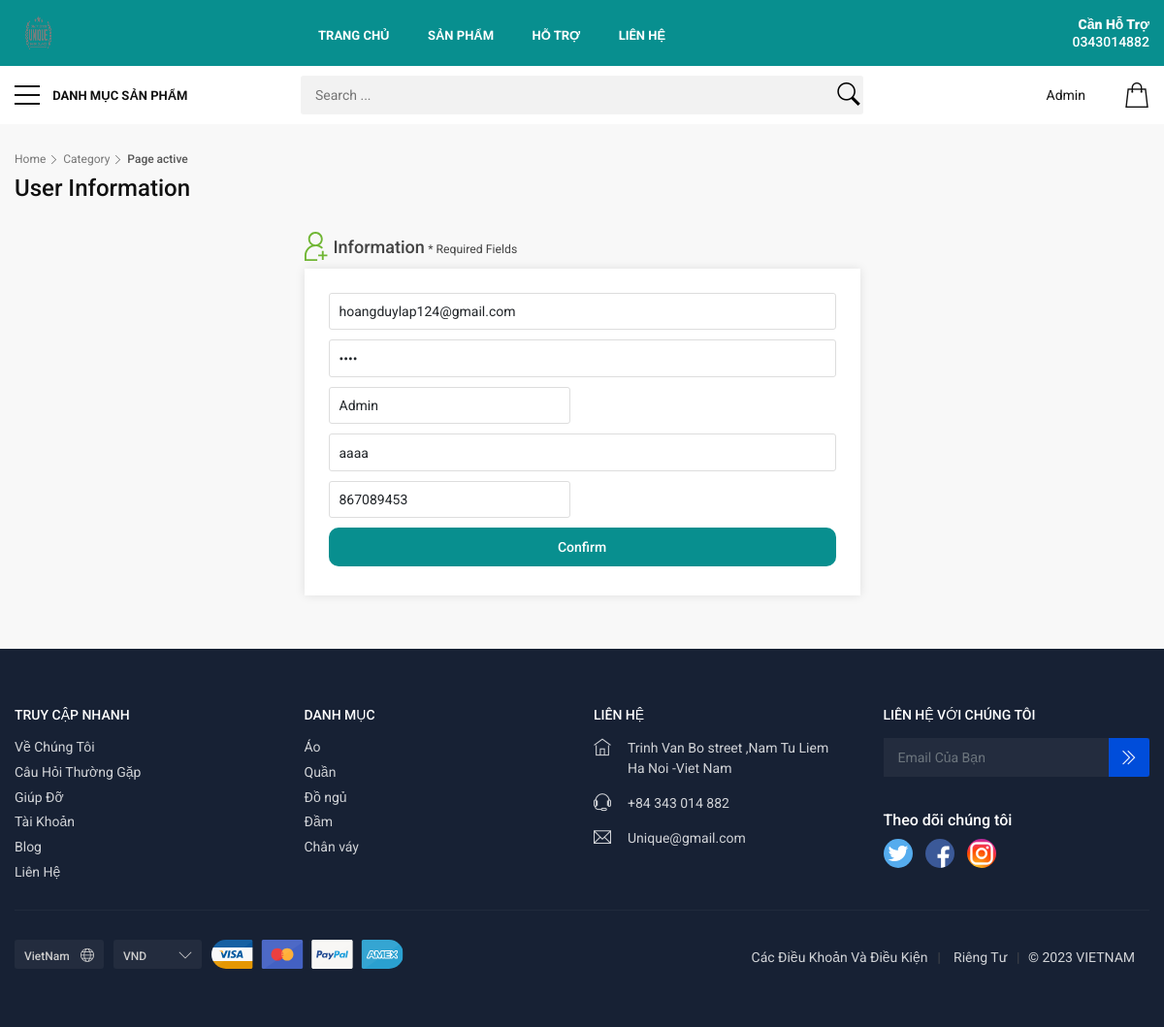
Screenshot of /index.php?act=user (signed in) with the database file from the repository.
### tables this page shows
CREATE TABLE `users` (
  `user_id` int(11) NOT NULL,
  `user_name` varchar(100) NOT NULL,
  `email` varchar(100) NOT NULL,
  `password` varchar(100) NOT NULL,
  `tel` int(11) NOT NULL,
  `address` varchar(255) NOT NULL,
  `role` int(11) NOT NULL
);

CREATE TABLE `categories` (
  `category_id` int(11) NOT NULL,
  `category_name` varchar(100) NOT NULL,
  `status` int(11) NOT NULL
);

### Models/connect.php (called while the page is built, shortened)
<?php
function pdo_get_connection(){
    $servername = "localhost";
    $username = "root";
    $password = "";
    try {
    $conn = new PDO("mysql:host=$servername;dbname=duan_1", $username, $password);
    $conn->setAttribute(PDO::ATTR_ERRMODE, PDO::ERRMODE_EXCEPTION);
    return $conn;
    } catch(PDOException $e) {
    echo "Kết nối thất bại: " . $e->getMessage();
    }
}
function pdo_query($sql, ...$sql_args) {
    try {
        $conn = Pdo_get_connection();
        $stmt = $conn->prepare($sql);
        $stmt->execute($sql_args);
        return $stmt->fetchAll();
    } catch (PDOException $e) {
        throw $e;
    } finally {
        unset($conn);
    }
}
function pdo_query_one($sql){
    $sql_args = array_slice(func_get_args(), 1);
    try{
        $conn = Pdo_get_connection();
        $stmt = $conn -> prepare($sql);
        $stmt -> execute($sql_args);
        $rows = $stmt -> fetch(PDO::FETCH_ASSOC);
        return $rows;
    }
    catch(PDOException $e){
        throw $e;
    }
    finally{
        unset($conn);
    }
}
?>

### Models/account.php (called while the page is built, shortened)
<?php
    function select__userByid($id) {
        $sql = "SELECT * FROM users WHERE user_id = ?";
        $result = pdo_query_one($sql,$id);
        return $result;
    }
?>

### Models/danhmuc.php (called while the page is built, shortened)
<?php
function sellect_all_categories()
{
    $sql = "SELECT * FROM categories order by category_id asc";
    return pdo_query($sql);
}
?>

### View/Account/userAccount.php (the view, shortened to what this page needs)
<main class="bg_gray">
	<div class="container margin_30">
		<div class="page_header">
			<div class="breadcrumbs">
				<ul>
					<li><a href="#">Home</a></li>
					<li><a href="#">Category</a></li>
					<li>Page active</li>
				</ul>
			</div>
			<h1>User Information</h1>
		</div>
		<div class="row justify-content-center">
			<div class="col-xl-6 col-lg-6 col-md-8">
				<div class="box_account">
					<h3 class="new_client">Information</h3> <small class="float-right pt-2">* Required Fields</small>
					<form action="index.php?act=user" onsubmit="return sendDangky()" method="post">
						<div class="form_container">
							<div class="form-group">
								<input type="email" value="<?= $load__thontin['email'] ?>" class="form-control email"
									name="email" id="email_2" placeholder="Email*">
							</div>
							<div class="form-group">
								<input type="password" class="form-control password" name="password" id="password_in_2"
									value="<?= $load__thontin['password'] ?>" placeholder="Password*">
							</div>
							<div class="private box">
								<div class="row no-gutters">
									<div class="col-6 pr-1">
										<div class="form-group">
											<input type="text" value="<?= $load__thontin['user_name'] ?>"
												class="form-control name" name="name" placeholder="Name*">
										</div>
									</div>
									<div class="col-12">
										<div class="form-group">
											<input type="text" value="<?= $load__thontin['address'] ?>"
												class="form-control address" name="address" placeholder="Full Address*">
										</div>
									</div>
								</div>
								<div class="row no-gutters">
									<div class="col-6 pl-1">
										<div class="form-group">
											<input type="text" value="<?= $load__thontin['tel'] ?>"
												class="form-control phone" name="phone" placeholder="Telephone *">
										</div>
									</div>
								</div>
							</div>
							<div class="text-center"><input type="submit" value="Confirm" name="signup"
									class="btn_1 full-width"></div>
						</div>
					</form>
				</div>
			</div>
		</div>
	</div>
</main>

### View/Home/header.php (shortened to what this page needs)
<!DOCTYPE html>
<html lang="en">
<head>
	<link rel="stylesheet" href="//code.jquery.com/ui/1.13.2/themes/base/jquery-ui.css">
	<link href="./View/css/bootstrap.css" rel="stylesheet">
	<link href="./View/css/bootstrap.min.css" rel="stylesheet">
	<link href="./View/css/style.css" rel="stylesheet">
	<link href="./View/css/home_1.css" rel="stylesheet">
	<link rel="stylesheet" href="./View/css/leave_review.css">
	<link href="./View/css/custom.css" rel="stylesheet">
	<link rel="stylesheet" href="./View/css/cart.css">
	<link rel="stylesheet" href="./View/css/checkout.css">
	<link rel="stylesheet" href=".View/css/account.css">
	<link rel="stylesheet" href=".View/css/home_1.css">
	<link rel="stylesheet" href="./View/css/product_page.css">
	<link rel="stylesheet" href="./View/css/listing.css">
	<link rel="stylesheet" href="./Admin/css/style.css">
	<link rel="stylesheet" href="./View/css/faq.css">
	<link rel="stylesheet" href="./View/css/contact.css">
</head>
<body>
	<div id="page">
		<header class="version_1">
			<div class="main_header">
				<div class="container">
					<div class="row small-gutters">
						<div class="col-xl-3 col-lg-3 d-lg-flex align-items-center">
							<div id="logo">
								<a href="index.php"><img src="View/img/logo_4.png" alt="" width="50" height="50"></a>
							</div>
						</div>
						<nav class="col-xl-6 col-lg-7">
							<div class="main-menu">
								<ul>
									<li class="">
										<a href="index.php?act=home" class="show-submenu">Trang Chủ</a>
									</li>
									<li class="">
										<a href="index.php?act=sanpham" class="">Sản Phẩm</a>
									</li>
									<li class="">
										<a href="index.php?act=help" class="show-submenu">Hỗ Trợ</a>
									</li>
									<li class="">
										<a href="index.php?act=lienhe" class="show-submenu">Liên Hệ</a>
									</li>
								</ul>
							</div>
						</nav>
						<div class="col-xl-3 col-lg-2 d-lg-flex align-items-center justify-content-end text-end">
							<a class="phone_top" href="tel://0343014882"><strong><span>Cần Hỗ Trợ</span>0343014882
								</strong></a>
						</div>
					</div>
				</div>
			</div>
			<div class="main_nav Sticky">
				<div class="container">
					<div class="row small-gutters">
						<div class="col-xl-3 col-lg-3 col-md-3">
							<nav class="categories">
								<ul class="clearfix">
									<li>
										<span>
											<a href="#">
												<span class="hamburger hamburger--spin">
													<span class="hamburger-box">
														<span class="hamburger-inner"></span>
													</span>
												</span>
												Danh Mục Sản Phẩm
											</a>
										</span>
									</li>
								</ul>
							</nav>
						</div>
						<div class="col-xl-6 col-lg-7 col-md-6 d-none d-md-block">
							<div class="custom-search-input">
								<form action="index.php?act=sanpham" method="post">
									<input type="text" placeholder="Search ... " name="key">
									<button type="submit" name="timkiem"><i
											class="header-icon_search_custom"></i></button>
								</form>
							</div>
						</div>
						<div class="col-xl-3 col-lg-2 col-md-3">
							<ul class="top_tools">
								<li>
									<div class="dropdown dropdown-cart">
										<a href="index.php?act=viewCart" class="cart_bt" id="boxcart"></a>
									</div>
								</li>
								<li>
									<?php
									if ($user) {
										?>
										<div class="dropdown dropdown-access">
											<a href="index.php?act=user" class="">
												<?= $user ? $user['user_name'] : "" ?>
											</a>
										</div>
										<?php
									}
									?>
								</li>
							</ul>
						</div>
					</div>
				</div>
			</div>
		</header>

### View/Home/footer.php (shortened to what this page needs)
<footer class="revealed">
	<div class="container">
		<div class="row">
			<div class="col-lg-3 col-md-6">
				<h3 data-bs-target="#collapse_1">Truy Cập Nhanh</h3>
				<div class="collapse dont-collapse-sm links" id="collapse_1">
					<ul>
						<li><a href="about.html">Về Chúng Tôi</a></li>
						<li><a href="help.html">Câu Hỏi Thường Gặp </a></li>
						<li><a href="help.html">Giúp Đỡ</a></li>
						<li><a href="account.html">Tài Khoản</a></li>
						<li><a href="blog.html">Blog</a></li>
						<li><a href="contacts.html">Liên Hệ</a></li>
					</ul>
				</div>
			</div>
			<div class="col-lg-3 col-md-6">
				<h3 data-bs-target="#collapse_2">Danh Mục</h3>
				<div class="collapse dont-collapse-sm links" id="collapse_2">
					<ul>
						<?php
						foreach ($sellect_categories as $show): ?>
							<?php extract($show); ?>
							<?php $category_detail = "index.php?act=chitietdm&id_cate=" . $category_id; ?>
							<li><a href="<?= $category_detail ?>">
									<?= $category_name ?>
								</a></li>
						<?php endforeach; ?>
					</ul>
				</div>
			</div>
			<div class="col-lg-3 col-md-6">
				<h3 data-bs-target="#collapse_3">Liên Hệ</h3>
				<div class="collapse dont-collapse-sm contacts" id="collapse_3">
					<ul>
						<li><i class="ti-home"></i>Trinh Van Bo street ,Nam Tu Liem<br>Ha Noi -Viet Nam</li>
						<li><i class="ti-headphone-alt"></i>+84 343 014 882</li>
						<li><i class="ti-email"></i><a href="#0">Unique@gmail.com</a></li>
					</ul>
				</div>
			</div>
			<div class="col-lg-3 col-md-6">
				<h3 data-bs-target="#collapse_4">Liên Hệ Với Chúng Tôi</h3>
				<div class="collapse dont-collapse-sm" id="collapse_4">
					<div id="newsletter">
						<div class="form-group">
							<input type="email" name="email_newsletter" id="email_newsletter" class="form-control"
								placeholder="Email Của Bạn">
							<button type="submit" id="submit-newsletter"><i class="ti-angle-double-right"></i></button>
						</div>
					</div>
					<div class="follow_us">
						<h5>Theo dõi chúng tôi </h5>
						<ul>
							<li><a href="#0"><img
										data-src="View/img/twitter_icon.svg" alt="" class="lazy"></a></li>
							<li><a href="#0"><img
										data-src="View/img/facebook_icon.svg" alt="" class="lazy"></a></li>
							<li><a href="#0"><img
										data-src="View/img/instagram_icon.svg" alt="" class="lazy"></a></li>
						</ul>
					</div>
				</div>
			</div>
		</div>
		<hr>
		<div class="row add_bottom_25">
			<div class="col-lg-6">
				<ul class="footer-selector clearfix">
					<li>
						<div class="styled-select lang-selector">
							<select>
								<option value="English" selected>VietNam</option>
							</select>
						</div>
					</li>
					<li>
						<div class="styled-select currency-selector">
							<select>
								<option value="US Dollars" selected>VND</option>
							</select>
						</div>
					</li>
					<li><img
							data-src="View/img/cards_all.svg" alt="" width="198" height="30" class="lazy"></li>
				</ul>
			</div>
			<div class="col-lg-6">
				<ul class="additional_links">
					<li><a href="#0">Các Điều Khoản Và Điều Kiện</a></li>
					<li><a href="#0">Riêng Tư</a></li>
					<li><span>© 2023 VIETNAM</span></li>
				</ul>
			</div>
		</div>
	</div>
</footer>
</div>
</body>
</html>

### View/css/account.css (style rules this page uses)
.box_account { margin-bottom: 25px; }
.box_account h3 { font-size: 18px; font-size: 1.125rem; padding-left: 30px; height: 30px; padding-top: 5px; display: inline-block; color: #444; }
.box_account h3.new_client { background: url(../img/new_user.svg) center left no-repeat; }
.box_account .form_container { background-color: #fff; -webkit-box-shadow: 0px 0px 10px 0px rgba(0, 0, 0, 0.1); -moz-box-shadow: 0px 0px 10px 0px rgba(0, 0, 0, 0.1); box-shadow: 0px 0px 10px 0px rgba(0, 0, 0, 0.1); padding: 25px; position: relative; }
.box_account .form_container .form-group { margin-bottom: 10px; }

### View/css/product_page.css (style rules this page uses)
.lazy { border-radius: 15px ; overflow: hidden; }

### admin/css/style.css (style rules this page uses)
* { margin: 0; padding: 0; box-sizing: border-box; }
a { text-decoration: none; }
li { list-style: none; }
:root { --poppins: 'Poppins', sans-serif; --lato: 'Lato', sans-serif; --light: #F9F9F9; --blue: #3C91E6; --light-blue: #CFE8FF; --grey: #eee; --dark-grey: #AAAAAA; --dark: #342E37; --red: #DB504A; --yellow: #ebc753; --light-yellow: #FFF2C6; --orange: #FD7238; --light-orange: #FFE0D3; --green: #088F8F; --light-green: #E6FFFA; --red: #DB504A; }
html { overflow-x: hidden; }
body { background: var(--grey); overflow-x: hidden; }

### rows the page displays
users: user_name "Admin", email "hoangduylap124@gmail.com", name "Admin", address "aaaa", phone "867089453"
categories: category_name "Áo"
categories: category_name "Quần"
categories: category_name "Đồ ngủ"
categories: category_name "Đầm"
categories: category_name "Chân váy"
